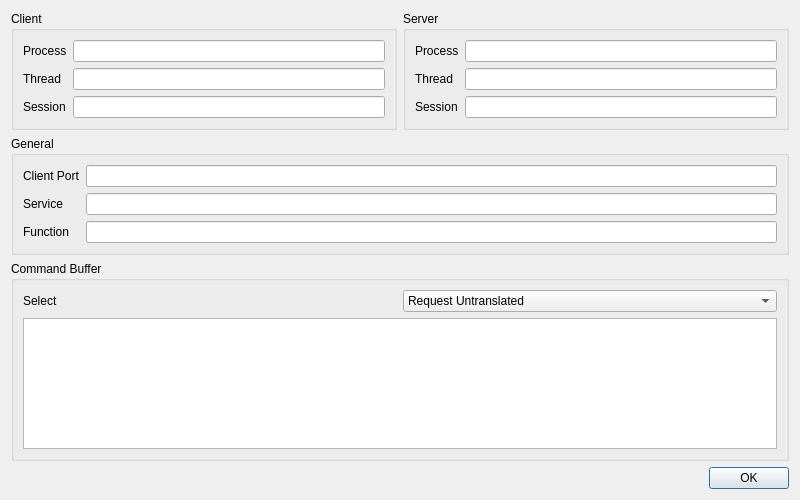
<?xml version="1.0" encoding="UTF-8"?>
<ui version="4.0">
 <class>RecordDialog</class>
 <widget class="QDialog" name="RecordDialog">
  <property name="geometry">
   <rect>
    <x>0</x>
    <y>0</y>
    <width>800</width>
    <height>500</height>
   </rect>
  </property>
  <property name="windowTitle">
   <string>View Record</string>
  </property>
  <layout class="QVBoxLayout">
   <item>
    <layout class="QHBoxLayout">
     <item>
      <widget class="QGroupBox" name="client_group">
       <property name="title">
        <string>Client</string>
       </property>
       <layout class="QFormLayout">
        <item row="0" column="0">
         <widget class="QLabel">
          <property name="text">
           <string>Process</string>
          </property>
         </widget>
        </item>
        <item row="0" column="1">
         <widget class="QLineEdit" name="clientProcess">
          <property name="readOnly">
           <bool>true</bool>
          </property>
         </widget>
        </item>
        <item row="1" column="0">
         <widget class="QLabel">
          <property name="text">
           <string>Thread</string>
          </property>
         </widget>
        </item>
        <item row="1" column="1">
         <widget class="QLineEdit" name="clientThread">
          <property name="readOnly">
           <bool>true</bool>
          </property>
         </widget>
        </item>
        <item row="2" column="0">
         <widget class="QLabel">
          <property name="text">
           <string>Session</string>
          </property>
         </widget>
        </item>
        <item row="2" column="1">
         <widget class="QLineEdit" name="clientSession">
          <property name="readOnly">
           <bool>true</bool>
          </property>
         </widget>
        </item>
       </layout>
      </widget>
     </item>
     <item>
      <widget class="QGroupBox" name="server_group">
       <property name="title">
        <string>Server</string>
       </property>
       <layout class="QFormLayout">
        <item row="0" column="0">
         <widget class="QLabel">
          <property name="text">
           <string>Process</string>
          </property>
         </widget>
        </item>
        <item row="0" column="1">
         <widget class="QLineEdit" name="serverProcess">
          <property name="readOnly">
           <bool>true</bool>
          </property>
         </widget>
        </item>
        <item row="1" column="0">
         <widget class="QLabel">
          <property name="text">
           <string>Thread</string>
          </property>
         </widget>
        </item>
        <item row="1" column="1">
         <widget class="QLineEdit" name="serverThread">
          <property name="readOnly">
           <bool>true</bool>
          </property>
         </widget>
        </item>
        <item row="2" column="0">
         <widget class="QLabel">
          <property name="text">
           <string>Session</string>
          </property>
         </widget>
        </item>
        <item row="2" column="1">
         <widget class="QLineEdit" name="serverSession">
          <property name="readOnly">
           <bool>true</bool>
          </property>
         </widget>
        </item>
       </layout>
      </widget>
     </item>
    </layout>
   </item>
   <item>
    <widget class="QGroupBox" name="general_group">
     <property name="title">
      <string>General</string>
     </property>
     <layout class="QFormLayout">
      <item row="0" column="0">
       <widget class="QLabel">
        <property name="text">
         <string>Client Port</string>
        </property>
       </widget>
      </item>
      <item row="0" column="1">
       <widget class="QLineEdit" name="clientPort">
        <property name="readOnly">
         <bool>true</bool>
        </property>
       </widget>
      </item>
      <item row="1" column="0">
       <widget class="QLabel">
        <property name="text">
         <string>Service</string>
        </property>
       </widget>
      </item>
      <item row="1" column="1">
       <widget class="QLineEdit" name="service">
        <property name="readOnly">
         <bool>true</bool>
        </property>
       </widget>
      </item>
      <item row="2" column="0">
       <widget class="QLabel">
        <property name="text">
         <string>Function</string>
        </property>
       </widget>
      </item>
      <item row="2" column="1">
       <widget class="QLineEdit" name="function">
        <property name="readOnly">
         <bool>true</bool>
        </property>
       </widget>
      </item>
     </layout>
    </widget>
   </item>
   <item>
    <widget class="QGroupBox" name="cmdbuffer_group">
     <property name="title">
      <string>Command Buffer</string>
     </property>
     <layout class="QVBoxLayout">
      <item>
       <layout class="QHBoxLayout">
        <item>
         <widget class="QLabel">
          <property name="text">
           <string>Select</string>
          </property>
         </widget>
        </item>
        <item>
         <widget class="QComboBox" name="cmdbufSelection">
          <item>
           <property name="text">
            <string>Request Untranslated</string>
           </property>
          </item>
          <item>
           <property name="text">
            <string>Request Translated</string>
           </property>
          </item>
          <item>
           <property name="text">
            <string>Reply Untranslated</string>
           </property>
          </item>
          <item>
           <property name="text">
            <string>Reply Translated</string>
           </property>
          </item>
         </widget>
        </item>
       </layout>
      </item>
      <item>
       <widget class="QPlainTextEdit" name="cmdbuf">
        <property name="readOnly">
         <bool>true</bool>
        </property>
       </widget>
      </item>
     </layout>
    </widget>
   </item>
   <item>
    <layout class="QHBoxLayout">
     <item>
      <spacer>
       <property name="orientation">
        <enum>Qt::Horizontal</enum>
       </property>
       <property name="sizeHint" stdset="0">
        <size>
         <width>0</width>
         <height>0</height>
        </size>
       </property>
      </spacer>
     </item>
     <item>
      <widget class="QPushButton" name="okButton">
       <property name="text">
        <string>OK</string>
       </property>
      </widget>
     </item>
    </layout>
   </item>
  </layout>
 </widget>
 <tabstops>
  <tabstop>clientProcess</tabstop>
  <tabstop>clientThread</tabstop>
  <tabstop>clientSession</tabstop>
  <tabstop>serverProcess</tabstop>
  <tabstop>serverThread</tabstop>
  <tabstop>serverSession</tabstop>
  <tabstop>clientPort</tabstop>
  <tabstop>service</tabstop>
  <tabstop>function</tabstop>
  <tabstop>cmdbufSelection</tabstop>
  <tabstop>cmdbuf</tabstop>
  <tabstop>okButton</tabstop>
 </tabstops>
 <resources/>
 <connections/>
</ui>
